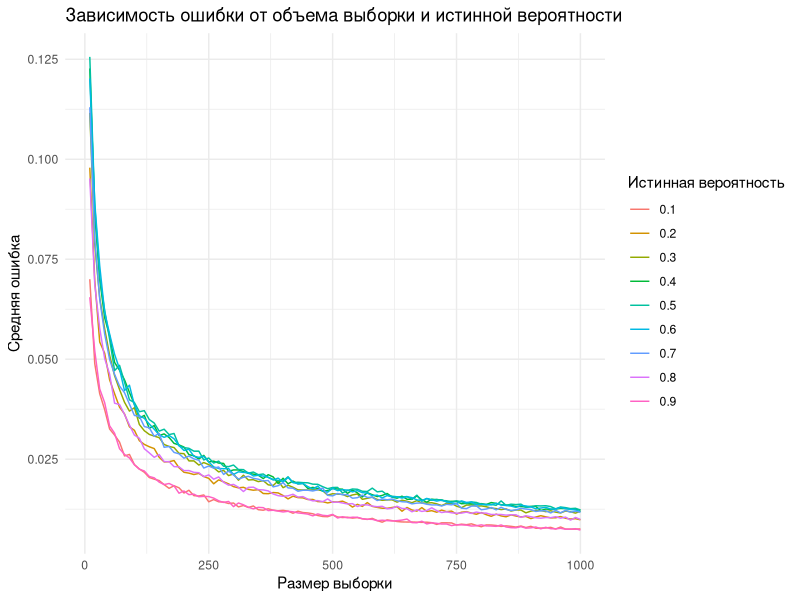
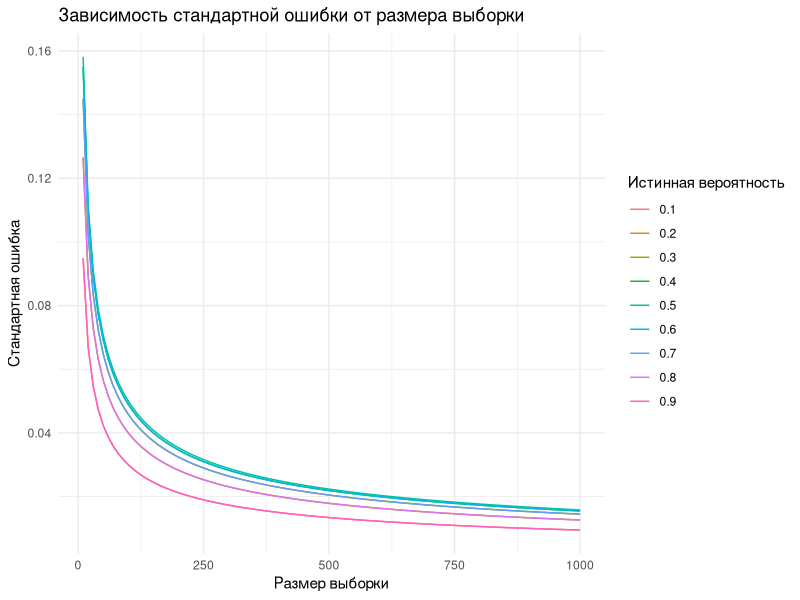

Here is the R script that generated these plots, in order:
## ---- chunk 1
knitr::opts_chunk$set(echo = TRUE)

library(dplyr)
library(ggplot2)
library(tidyr)
## ---- chunk 2
true_probs <- seq(0.1, 0.9, by = 0.1)  # Диапазон истинных вероятностей
n_simulations <- 1000  # Количество виртуальных экспериментов
n_patients <- seq(10, 1000, 10)  # Различные размеры выборки
## ---- chunk 3
run_experiment <- function(sample_size, true_prob) {
  samples <- rbinom(n = sample_size * n_simulations, size = 1, prob = true_prob)
  sample_matrix <- matrix(samples, nrow = n_simulations, ncol = sample_size) # Каждая строка — это один эксперимент
  empirical_probs <- rowMeans(sample_matrix) # Вероятность события для каждого эксперимента
  return(empirical_probs)
}
## ---- chunk 4
results <- expand.grid(sample_size = n_patients, true_prob = true_probs) %>%
  rowwise() %>%
  mutate(empirical_probs = list(run_experiment(sample_size, true_prob)),
         error = list(abs(empirical_probs - true_prob))) %>%
  unnest(c(empirical_probs, error)) %>%
  group_by(sample_size, true_prob) %>%
  summarise(mean_error = mean(error), .groups = 'drop')

## ---- chunk 5
ggplot(results, aes(x = sample_size, y = mean_error, color = as.factor(true_prob))) +
  geom_line() +
  labs(title = "Зависимость ошибки от объема выборки и истинной вероятности",
       x = "Размер выборки",
       y = "Средняя ошибка",
       color = "Истинная вероятность") +
  theme_minimal()
## ---- chunk 6
true_probs <- seq(0.1, 0.9, by = 0.1)  # Диапазон истинных вероятностей
n_patients <- seq(10, 1000, 10)  # Различные размеры выборки

# Вычисление стандартной ошибки
results <- expand.grid(sample_size = n_patients, true_prob = true_probs) %>%
  mutate(standard_error = sqrt((true_prob * (1 - true_prob)) / sample_size))

# Построение графика стандартной ошибки как функции от объема выборки
ggplot(results, aes(x = sample_size, y = standard_error, color = as.factor(true_prob))) +
  geom_line() +
  labs(title = "Зависимость стандартной ошибки от размера выборки",
       x = "Размер выборки",
       y = "Стандартная ошибка",
       color = "Истинная вероятность") +
  theme_minimal()
